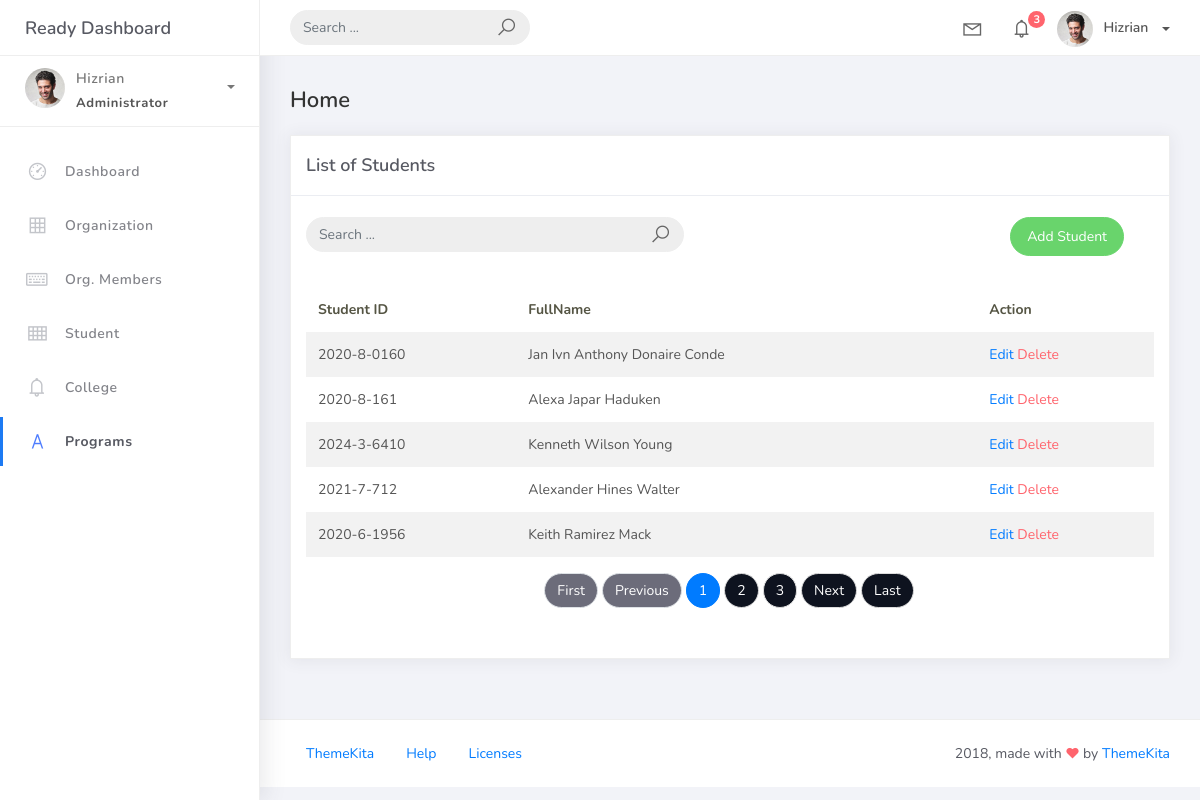
The app's page /student_list, older data.
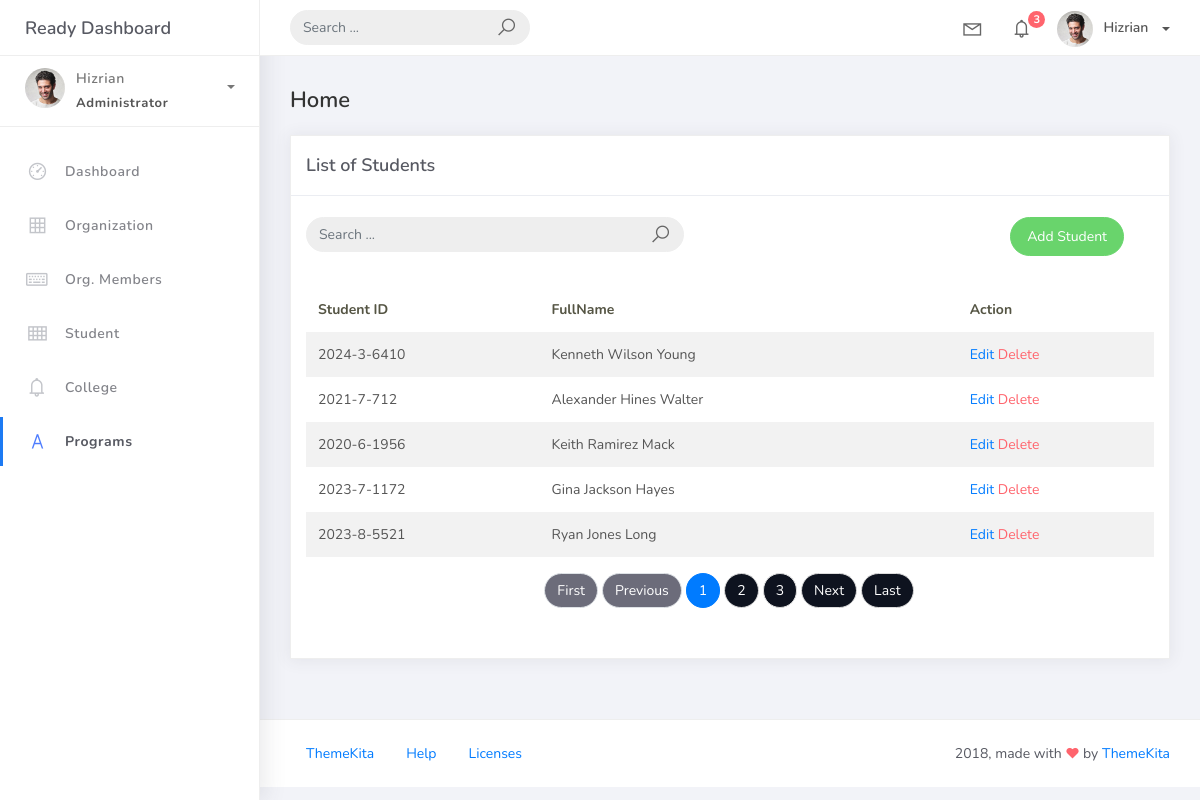
The same page, newer data.
### studentorg/models.py (models this page shows, shortened)
class BaseModel (models.Model ):
    create_at = models.DateTimeField(auto_now_add=True, db_index=True)
    updated_at = models.DateTimeField(auto_now=True)
    class Meta:
        abstract = True

class Student(BaseModel):
    student_id = models.CharField(max_length=15)
    lastname = models.CharField(max_length=25)
    firstname = models.CharField(max_length=25)
    middlename = models.CharField(max_length=25, blank=True, null=True)
    program = models.ForeignKey(Program, on_delete=models.CASCADE)

### studentorg/views.py (the view)
# urls.py: path('student_list', StudentList.as_view(), name='student-list'),
class StudentList(ListView):
    model = Student
    context_object_name = 'student'
    template_name  = 'student_list.html'
    paginate_by = 5

### templates/student_list.html
{% extends 'base.html' %} {%load static %}  {% block content %}
<div class="content">
    <div class="container-fluid">
        <h4 class="page-title">Home</h4>
        <div class="row">
            <div class="col-md-12">
                <div class="card">
                    <div class="card-header">
                        <div class="card-title">List of Students</div>
                    </div>
                    <br />
                            <div class="col-md-12 row">
                                <div class="col-md-6">
                                    <form class="navbar-left navbar-form nav-search mr-md-3" action="{% url 'student-list' %}">
                                      <div class="input-group">
                                        <input type="text" placeholder="Search ..." class="form-control" name="q" />
                                        <div class="input-group-append">
                                        <span class="input-group-text">
                                            <i class="la la-search search-icon"></i>
                                        </span>
                                        </div>
                                      </div>
                                    </form>
                                </div>
                                <div class="col-md-6">
                                    <div class="pull-right">
                                        <a href="{% url 'student-add' %}" class="btn btn-success btn-rounded">Add Student</a>
                                    </div>
                                </div>
                            </div>
                    <div class="card-body">
                        <table class="table table-striped mt-3">
                            <thead>
                                <tr>
                                    <th scope="col">Student ID</th>
                                    <th scope="col">FullName</th>
                                    <th scope="col"> </th>
                                    <th scope="col">Action</th>
                                </tr>
                            </thead>
                            <tbody>
                                {% for object in object_list %}
                                <tr>
                                    <td>{{ object.student_id }}</td>
                                    <td>{{ object.firstname }} {{ object.middlename }} {{ object.lastname }}</td>
                                    <td>{{ object.program.prog_name }}</td>
                                    <td>
                                        <a href="student_list/{{ object.id }}">Edit</a>
                                        <a href="student_list/{{ object.id }}/delete" class="text-danger">Delete</a>
                                    </td>
                                </tr>
                                {% empty %}
                                <tr>
                                    <td colspan="4" style="text-align: center">
                                        <p class="text-sm font-weight-bold mb-0">No Records Found</p>
                                    </td>
                                </tr>
                                {% endfor %}
                            </tbody>
                        </table>
                        {% include 'includes/pagination.html' %}
                    </div>
                </div>
            </div>
        </div>
    </div>
</div>
{% endblock %}

Row changes from the older to the newer data that the page shows:
removed Student: student_id "2020-8-0160", firstname "Jan Ivn Anthony", middlename "Donaire", lastname "Conde"
removed Student: student_id "2020-8-161", firstname "Alexa", middlename "Japar", lastname "Haduken"
now on this page (row unchanged): Student: student_id "2023-7-1172", firstname "Gina", middlename "Jackson", lastname "Hayes"
now on this page (row unchanged): Student: student_id "2023-8-5521", firstname "Ryan", middlename "Jones", lastname "Long"
